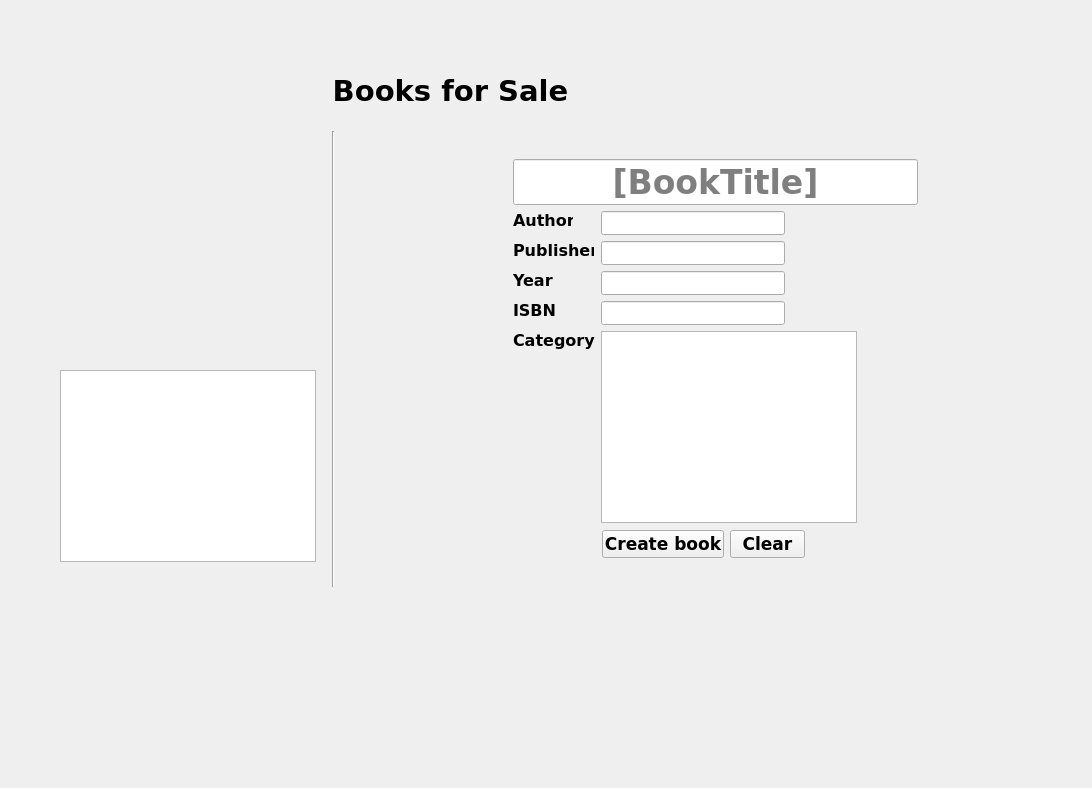
<?xml version="1.0" encoding="UTF-8"?>
<ui version="4.0">
 <class>SupplierHomeView</class>
 <widget class="QWidget" name="SupplierHomeView">
  <property name="geometry">
   <rect>
    <x>0</x>
    <y>0</y>
    <width>1092</width>
    <height>788</height>
   </rect>
  </property>
  <property name="font">
   <font>
    <family>Verdana</family>
    <pointsize>12</pointsize>
   </font>
  </property>
  <property name="windowTitle">
   <string>Form</string>
  </property>
  <widget class="QLabel" name="label">
   <property name="geometry">
    <rect>
     <x>270</x>
     <y>70</y>
     <width>361</width>
     <height>41</height>
    </rect>
   </property>
   <property name="font">
    <font>
     <family>Verdana</family>
     <pointsize>22</pointsize>
     <weight>75</weight>
     <bold>true</bold>
    </font>
   </property>
   <property name="text">
    <string>Books for Sale</string>
   </property>
   <property name="alignment">
    <set>Qt::AlignCenter</set>
   </property>
  </widget>
  <widget class="Line" name="line_2">
   <property name="geometry">
    <rect>
     <x>325</x>
     <y>131</y>
     <width>16</width>
     <height>456</height>
    </rect>
   </property>
   <property name="orientation">
    <enum>Qt::Vertical</enum>
   </property>
  </widget>
  <widget class="QTableWidget" name="tableWidgetSearchResults">
   <property name="geometry">
    <rect>
     <x>60</x>
     <y>370</y>
     <width>256</width>
     <height>192</height>
    </rect>
   </property>
   <property name="sizeAdjustPolicy">
    <enum>QAbstractScrollArea::AdjustIgnored</enum>
   </property>
   <attribute name="horizontalHeaderCascadingSectionResizes">
    <bool>false</bool>
   </attribute>
   <attribute name="horizontalHeaderStretchLastSection">
    <bool>false</bool>
   </attribute>
   <attribute name="verticalHeaderStretchLastSection">
    <bool>false</bool>
   </attribute>
  </widget>
  <widget class="QLineEdit" name="lineEditAuthor">
   <property name="geometry">
    <rect>
     <x>601</x>
     <y>211</y>
     <width>184</width>
     <height>24</height>
    </rect>
   </property>
   <property name="font">
    <font>
     <family>Verdana</family>
     <pointsize>12</pointsize>
    </font>
   </property>
  </widget>
  <widget class="QLineEdit" name="lineEditIsbn">
   <property name="geometry">
    <rect>
     <x>601</x>
     <y>301</y>
     <width>184</width>
     <height>24</height>
    </rect>
   </property>
   <property name="font">
    <font>
     <family>Verdana</family>
     <pointsize>12</pointsize>
    </font>
   </property>
  </widget>
  <widget class="QLabel" name="labelAuthor">
   <property name="geometry">
    <rect>
     <x>513</x>
     <y>211</y>
     <width>60</width>
     <height>18</height>
    </rect>
   </property>
   <property name="font">
    <font>
     <family>Verdana</family>
     <pointsize>12</pointsize>
     <weight>75</weight>
     <bold>true</bold>
    </font>
   </property>
   <property name="text">
    <string>Author</string>
   </property>
  </widget>
  <widget class="QLineEdit" name="lineEditTitle">
   <property name="geometry">
    <rect>
     <x>513</x>
     <y>159</y>
     <width>405</width>
     <height>46</height>
    </rect>
   </property>
   <property name="sizeIncrement">
    <size>
     <width>0</width>
     <height>0</height>
    </size>
   </property>
   <property name="baseSize">
    <size>
     <width>0</width>
     <height>0</height>
    </size>
   </property>
   <property name="font">
    <font>
     <family>Verdana</family>
     <pointsize>25</pointsize>
     <weight>75</weight>
     <bold>true</bold>
    </font>
   </property>
   <property name="alignment">
    <set>Qt::AlignCenter</set>
   </property>
   <property name="readOnly">
    <bool>false</bool>
   </property>
   <property name="placeholderText">
    <string>[BookTitle]</string>
   </property>
  </widget>
  <widget class="QLineEdit" name="lineEditPublisher">
   <property name="geometry">
    <rect>
     <x>601</x>
     <y>241</y>
     <width>184</width>
     <height>24</height>
    </rect>
   </property>
   <property name="font">
    <font>
     <family>Verdana</family>
     <pointsize>12</pointsize>
    </font>
   </property>
  </widget>
  <widget class="QLabel" name="label_6">
   <property name="geometry">
    <rect>
     <x>513</x>
     <y>331</y>
     <width>82</width>
     <height>18</height>
    </rect>
   </property>
   <property name="font">
    <font>
     <family>Verdana</family>
     <pointsize>12</pointsize>
     <weight>75</weight>
     <bold>true</bold>
    </font>
   </property>
   <property name="text">
    <string>Category</string>
   </property>
  </widget>
  <widget class="QLabel" name="label_3">
   <property name="geometry">
    <rect>
     <x>513</x>
     <y>241</y>
     <width>81</width>
     <height>18</height>
    </rect>
   </property>
   <property name="font">
    <font>
     <family>Verdana</family>
     <pointsize>12</pointsize>
     <weight>75</weight>
     <bold>true</bold>
    </font>
   </property>
   <property name="text">
    <string>Publisher</string>
   </property>
  </widget>
  <widget class="QLabel" name="label_5">
   <property name="geometry">
    <rect>
     <x>513</x>
     <y>301</y>
     <width>44</width>
     <height>18</height>
    </rect>
   </property>
   <property name="font">
    <font>
     <family>Verdana</family>
     <pointsize>12</pointsize>
     <weight>75</weight>
     <bold>true</bold>
    </font>
   </property>
   <property name="text">
    <string>ISBN</string>
   </property>
  </widget>
  <widget class="QLineEdit" name="lineEditYear">
   <property name="geometry">
    <rect>
     <x>601</x>
     <y>271</y>
     <width>184</width>
     <height>24</height>
    </rect>
   </property>
   <property name="font">
    <font>
     <family>Verdana</family>
     <pointsize>12</pointsize>
    </font>
   </property>
  </widget>
  <widget class="QLabel" name="label_4">
   <property name="geometry">
    <rect>
     <x>513</x>
     <y>271</y>
     <width>42</width>
     <height>18</height>
    </rect>
   </property>
   <property name="font">
    <font>
     <family>Verdana</family>
     <pointsize>12</pointsize>
     <weight>75</weight>
     <bold>true</bold>
    </font>
   </property>
   <property name="text">
    <string>Year</string>
   </property>
  </widget>
  <widget class="QListWidget" name="listViewCategories">
   <property name="geometry">
    <rect>
     <x>601</x>
     <y>331</y>
     <width>256</width>
     <height>192</height>
    </rect>
   </property>
  </widget>
  <widget class="QPushButton" name="buttonSubmit">
   <property name="geometry">
    <rect>
     <x>602</x>
     <y>530</y>
     <width>122</width>
     <height>28</height>
    </rect>
   </property>
   <property name="font">
    <font>
     <family>Verdana</family>
     <pointsize>13</pointsize>
     <weight>75</weight>
     <bold>true</bold>
    </font>
   </property>
   <property name="text">
    <string>Create book</string>
   </property>
  </widget>
  <widget class="QPushButton" name="buttonClear">
   <property name="geometry">
    <rect>
     <x>730</x>
     <y>530</y>
     <width>75</width>
     <height>28</height>
    </rect>
   </property>
   <property name="font">
    <font>
     <family>Verdana</family>
     <pointsize>13</pointsize>
     <weight>75</weight>
     <bold>true</bold>
    </font>
   </property>
   <property name="text">
    <string>Clear</string>
   </property>
  </widget>
 </widget>
 <resources/>
 <connections/>
</ui>
